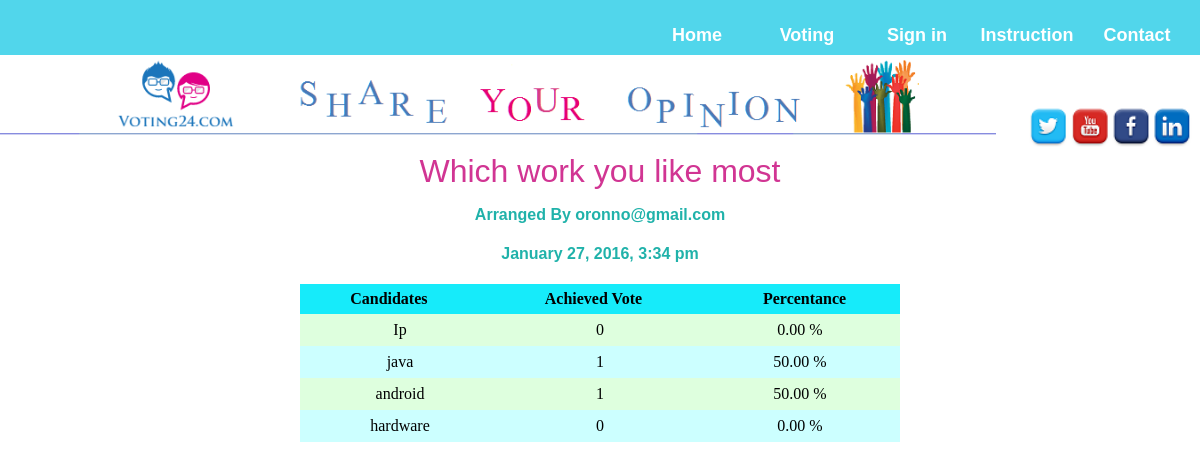
Page /resultview.php?id=65 on the committed database.
### tables this page shows
CREATE TABLE IF NOT EXISTS `votelist` (
  `id` int(11) NOT NULL AUTO_INCREMENT,
  `title` varchar(50) NOT NULL,
  `description` varchar(500) NOT NULL,
  `op1` varchar(20) NOT NULL,
  `op2` varchar(20) NOT NULL,
  `op3` varchar(20) NOT NULL,
  `op4` varchar(20) NOT NULL,
  `op5` varchar(20) NOT NULL,
  `email` varchar(30) NOT NULL,
  `time` varchar(30) NOT NULL,
  PRIMARY KEY (`id`)
);

CREATE TABLE IF NOT EXISTS `result` (
  `id` varchar(11) NOT NULL,
  `1` varchar(11) NOT NULL DEFAULT '0',
  `2` varchar(11) NOT NULL DEFAULT '0',
  `3` varchar(11) NOT NULL DEFAULT '0',
  `4` varchar(11) NOT NULL DEFAULT '0',
  `5` varchar(11) NOT NULL DEFAULT '0',
  PRIMARY KEY (`id`)
);

### resultview.php (the view, shortened to what this page needs)
<?php
include 'db.php';
?>
<html>
<head>
</head>
<body>
 <div class="divi">
<a href="contact.php"><button class="bun" ><b>Contact </b></button></a>
<a href="inst.php"><button class="bun" ><b>Instruction</b></button></a>
<?php
if(isset($_SESSION['name'])){
	echo"<a href='logout.php'><button class='bun'><b>LogOut</b></button></a>";
}
else{
	echo"<a href='sign.php'><button class='bun'><b>Sign in</b></button></a>";
}
?>
<a href="voting.php"><button class="bun" ><b>Voting</b></button></a>
<a href="home.php"><button class="bun" ><b>Home</b></button></a>
</div>
<img display="inline" src="logo.png" width="83%" />
<img  style="margin-top:40"src="scl.png" align="right" width="15%" usemap="#user"/>
<?php
  $id=$_GET['id'];
	$sql = "select * from votelist where id='$id'" ;
	$sss = "select * from result where id='$id'" ;
$res=mysql_query($sql);
$res2=mysql_query($sss);
$row2=mysql_fetch_array($res2);
 while($row = mysql_fetch_array($res))
     {
		 echo"<h1> ".$row['title']."</h1>";
		 echo "<h4> Arranged By  ".$row['email']."</h4>";
		  echo "<h4> ".$row['time']."</h4>";
?>
<table>
<th> Candidates<th>
<th> Achieved Vote <th>
<th> Percentance</th>
</table>
<?php
$count=1;
$total=0;
while ($count<6) {
			  	$opt='op'.$count;
		 if(!empty($row[$opt])){
	        $total+=(int)$row2[$count];
		}
			  $count++;
    }
		 $count=1;
		 $cnt=1;
		 echo "<table class='restable'>";
		  while ($count<6) {
			  	$opt='op'.$count;
			  if($cnt%2==0){
			echo "<tr style='background-color:#CCFFFF'>";
		 }
		 else{
				echo "<tr style='background-color:#DEFFDE'>";
		 }
		 if(!empty($row[$opt])){
			 $per=(float)($row2[$count]/$total);
			 $per*=100;
	  echo "<td>".$row[$opt]."</td>";
	  echo "<td>" . $row2[$count]. "</td>";
	  echo "<td>".number_format((float) $per,2, '.', ' ') ."  %</td>";
echo "</tr>";
$cnt++;
		}
			  $count++;
    }
		echo "</table>" ;
	 }
?>
</body>
</html>

### resultview.php (style rules this page uses)
body { margin:0 auto; }
a { text-decoration: none; }
.divi { top:0; right:0; padding:10; z-index: 9999; width: 98.5%; height: 35px; background-color: #51D6EB; border:none; }
.bun { border-radius: 5px; width:110; height:50; color:white; margin-top:0; background-color:transparent; font-size:18; border:none; float:right; }
h1,h2 { font-family: 'Arial Narrow', Arial, sans-serif; font-style: normal; font-variant: normal; text-align:center; color:#D13593; font-weight: 500; line-height: 26.4px; }
h3,h4,h5 { font-family: 'Arial Narrow', Arial, sans-serif; text-align:center; color:#20B2AA; }
table { width: 50%; border-collapse:collapse; float:center; margin-left:25%; }
th { background-color: #16EBFA; color:black; text-align:center; height:30; }
td { text-align:center; padding:7; width:33%; }
a { color:black; text-decoration: none }

### rows in the picture
votelist: title "Which work you like most", email "oronno@gmail.com", time "January 27, 2016, 3:34 pm", op1 "Ip", per "0.00", op2 "java", per "50.00", op3 "android", op4 "hardware"
result: 1 "0", 2 "1", 3 "1", 4 "0"
